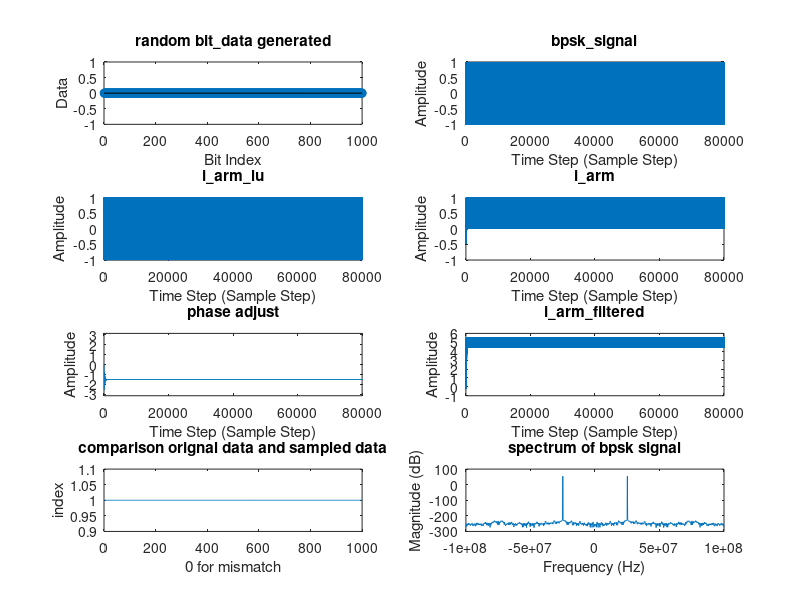

This figure's MATLAB source:
% Written by Anderson Hsieh, 2025/01/01
% based off https://www.mathworks.com/matlabcentral/fileexchange/32956-costas-loop
% with modifications
% TODO : look into lpf integrator depth and the phase adjustment step

% ------------------------------------------------------------------------
% --------------------------Input Parameters------------------------------
% ------------------------------------------------------------------------
symbol_rate = 2500000;                      % symbol rate (symbol/second)
bits_per_symbol = 1;                        % bits/symbol, 1 for bpsk
bit_rate = bits_per_symbol*symbol_rate;     % bits per second
fs = 200000000;                             % sampling frequency
fc = 25000000;                              % carrier frequency
sps = fs / bit_rate;                        % samples per symbol
%tx_phase_offset = 2*pi*rand;
tx_phase_offset = 1.6137;                 % phase offset for testing
lpf_taps = 10;                              % depth of our integrator LPF

t = 0:(sps*1000-1);             % time vector, we want time to start at 0. 
                                % Each element of the vector is a time step, 
                                % not 1 second. if you really want to think 
                                % of it in terms of seconds, each time step
                                % would be 1/fs seconds.
                                % 1000 bits regardless of any other params

% ------------------------------------------------------------------------
% --------------------------Modulation------------------------------------
% ------------------------------------------------------------------------
% generate random data
%bit_data = randi([0, 1], 1, length(t)/sps);
bit_data = repmat([0 0], 1, 500);

% map data to constellation 
mapped_data = repelem((2*bit_data-1), sps);  

% carrier signal with phase offset     
carrier = cos(2*pi*fc*t/fs + tx_phase_offset);            

% modulate the signal
bpsk_signal = mapped_data.*carrier;

% ------------------------------------------------------------------------
% --------------------------Demodulation----------------------------------
% ------------------------------------------------------------------------
N = length(bpsk_signal);  
phi = zeros(1,N);            % Phase vector of NCO ouptut
i_arm = zeros(1,N); 
q_arm = zeros(1,N);
i_arm_lu = zeros(1,N);
q_arm_lu = zeros(1,N);
i_arm_filtered = zeros(1,N);
q_arm_filtered = zeros(1,N);

% Initialize PI filter components
phase_error = 0;
integral_error = 0;
% PI Filter Parameters
Kp = 0.001;   % Proportional gain
Ki = 0.0001; % Integral gain
for i = 1:N
    if i>1
       % Phase error calculation
       phase_error = q_arm_filtered(i-1) * i_arm_filtered(i-1);
       
       % PI control
       control_signal = Kp * phase_error + Ki * integral_error;
       integral_error = integral_error + phase_error; % Accumulate error
       % Update NCO phase
       phi(i) = phi(i-1) - control_signal;
    end
    i_arm_lu(i) = cos(2*pi*fc*t(i)/fs  + phi(i));
    q_arm_lu(i) = sin(2*pi*fc*t(i)/fs  + phi(i));
    i_arm(i) = bpsk_signal(i) * i_arm_lu(i);
    q_arm(i) = bpsk_signal(i) * q_arm_lu(i);

% -----------------------INTEGRATOR (used as LPF)-------------------------
    % summing previous 10 (Tc/Ts) values        
    for j = i-(lpf_taps-1):i
        if (j < 1)
            continue
        end
        i_arm_filtered(i) = i_arm_filtered(i) + i_arm(j);
        q_arm_filtered(i) = q_arm_filtered(i) + q_arm(j);
    end
%-------------------------------------------------------------------------  
end

% ------------------------------------------------------------------------
% ---------------------Resample Demodulated data--------------------------
% ------------------------------------------------------------------------
sample_offset = 39;
i = 1 + sample_offset;
index_counter = 1;
sampled_data = zeros(1,length(bit_data));
while (i < length(i_arm_filtered))
    % reverse the polarity when sampling
    % -1 -> 1
    %  1 -> 0
    sampled_data(index_counter) = (1-sign(i_arm_filtered(i)))/2;
    index_counter = index_counter + 1;
    i = i + sps;
end

% ------------------------------------------------------------------------
% -----------------------------Ploting------------------------------------
% ------------------------------------------------------------------------
subplot(4, 2, 1);
stem(bit_data, 'filled');
title('random bit\_data generated');
xlabel('Bit Index');
ylabel('Data');

%subplot(4, 2, 2);
%stem(mapped_data, 'filled');
%title('mapped\_data');
%xlabel('Time Step (Sample Step)');
%ylabel('Amplitude');

subplot(4, 2, 2);
plot(t,bpsk_signal);
title('bpsk\_signal');
xlabel('Time Step (Sample Step)');
ylabel('Amplitude');

subplot(4, 2, 3);
plot(t,i_arm_lu);
title('i\_arm\_lu');
xlabel('Time Step (Sample Step)');
ylabel('Amplitude');

subplot(4, 2, 4);
plot(t,i_arm);
title('i\_arm');
xlabel('Time Step (Sample Step)');
ylabel('Amplitude');


subplot(4, 2, 5);
plot(t,phi);
ylim([-pi pi]);
title('phase adjust');
xlabel('Time Step (Sample Step)');
ylabel('Amplitude');

%subplot(4, 2, 5);
%plot(t,q_arm_filtered);
%title('q\_arm\_filtered');
%xlabel('Time Step (Sample Step)');
%ylabel('Amplitude');

subplot(4, 2, 6);
plot(t,i_arm_filtered);
title('i\_arm\_filtered');
xlabel('Time Step (Sample Step)');
ylabel('Amplitude');

%subplot(4, 2, 6);
%stem(sampled_data, 'filled');
%title('sampled data after demodulation');
%xlabel('Bit Index');
%ylabel('Data');

% compare sampled data with original data
comparison_result = zeros(1,length(bit_data));
for i = 1:length(bit_data)
    % 0 for mismatch
    comparison_result(i) = bit_data(i) == sampled_data(i);
end

subplot(4, 2, 7);
plot(comparison_result);
title('comparison orignal data and sampled data');
xlabel('0 for mismatch');
ylabel('index');

nfft = 1024; % FFT size
frequencies = linspace(-fs/2, fs/2, nfft);
rf_spectrum = fftshift(abs(fft(bpsk_signal, nfft)));
subplot(4, 2, 8);
plot(frequencies, 20*log10(rf_spectrum));
title('spectrum of bpsk signal');
xlabel('Frequency (Hz)');
ylabel('Magnitude (dB)');

disp(['carrier phase offset at trasmitter side : ',...
    num2str(tx_phase_offset), ' rad/s']);
phase = phi(end);
disp(['final phase adjustment : ', num2str(phase), ' rad/s']);
disp(['number of data points: ', int2str(length(bit_data))]);
disp(['there are ', int2str(sum(comparison_result == 0)), ...
    ' mismatch between original data and sampled data, preamble not included in this simulation'])